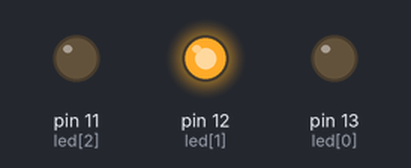
Simulated run of this sketch. Board: Arduino Uno, built with avr-gcc and run on an emulated ATmega328P. On the bench: output pins drawn as LEDs (lit = HIGH).

Above: at 0.2 s.
At 1.2 s:
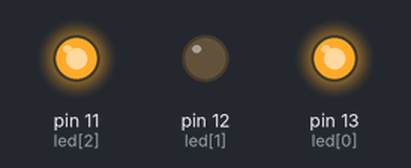
At 5.5 s:
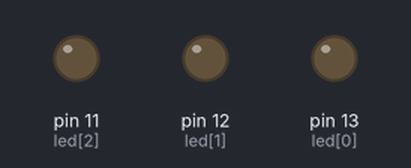
Timing chart, 0 to 6.9 s (numbered marks = the images above):
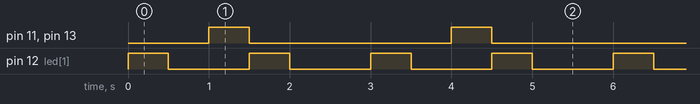

Measured:
- by itself, pin 11 (led[2]), pin 13 (led[0]): alternates HIGH for 0.50 s and LOW for 2.5 s
- by itself, pin 12 (led[1]): alternates HIGH for 0.50 s and LOW for 1.0 s
- by itself, everything shown: repeats every 3.0 s, in 5 steps

The sketch:

_3programaComp2.ino
```cpp
byte led[]={13,12,11};
int i;

void setup(){
  for(i=0;i<=2;i++){
    pinMode (led[i],OUTPUT);
  }
}

void loop(){

 for(i=1;i<=2;i=i+2){
    digitalWrite(led[i],HIGH);
    delay(500);
    digitalWrite(led[i],LOW);
    delay(500);
  }
 for(i=0;i<=2;i=i+2){
    digitalWrite(led[i],HIGH);
  }
  delay(500);
for(i=0;i<=2;i=i+2){
    digitalWrite(led[i],LOW);
  }
 for(i=1;i<=2;i=i+2){
    digitalWrite(led[i],HIGH);
  }
  delay(500);
 for(i=1;i<=2;i=i+2){
    digitalWrite(led[i],LOW);
  }
  delay(1000);
}
```
